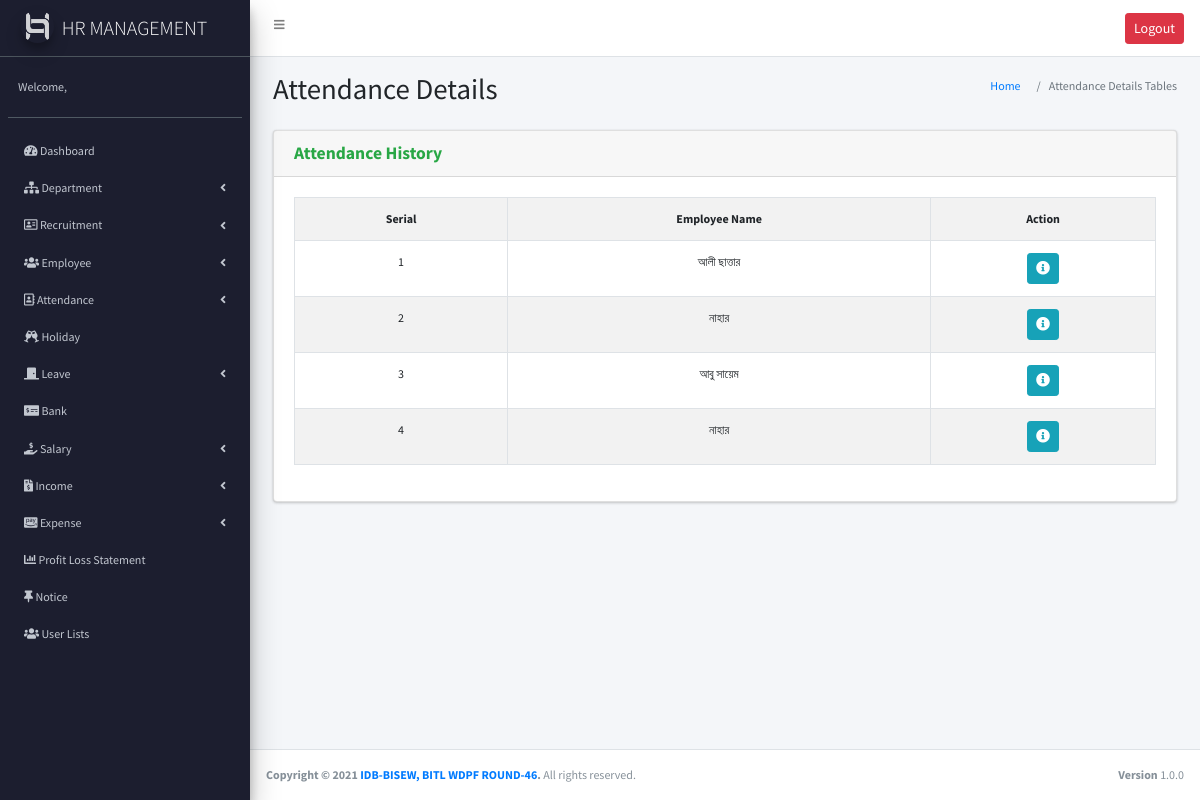
/atten_history.php (signed in), run on the app's committed database.
### tables this page shows
CREATE TABLE `employee` (
  `empID` int(11) NOT NULL,
  `dptID` int(11) NOT NULL,
  `name` varchar(255) NOT NULL,
  `email` varchar(255) NOT NULL,
  `phone` varchar(20) NOT NULL,
  `dob` date NOT NULL,
  `gender` enum('male','female') NOT NULL,
  `address` text NOT NULL,
  `photo` varchar(255) NOT NULL,
  `hire_date` date NOT NULL,
  `designation` varchar(50) NOT NULL,
  `basic_salary` decimal(10,2) NOT NULL,
  `password` text NOT NULL
);

### atten_history.php (the view)
<?php
require_once("header.php");
require_once("sidebar.php");
$att_data=$conn->query("SELECT * FROM employee");
 ?>
<section class="content-header">
  <div class="container-fluid">
    <div class="row mb-2">
      <div class="col-sm-6">
        <h1>Attendance Details</h1>
      </div>
      <div class="col-sm-6">
        <ol class="breadcrumb float-sm-right">
          <li class="breadcrumb-item"><a href="#">Home</a></li>
          <li class="breadcrumb-item active">Attendance Details Tables</li>
        </ol>
      </div>
    </div>
  </div>
</section>
<section class="content">
  <div class="container-fluid">
    <div class="row">
      <div class="col-md-12">
        <div class="card">
          <div class="card-header">
            <h3 class="card-title mb-0 text-green"><strong>Attendance History</strong></h3>
          </div>
          <div class="card-body">
                      <div class="panel-body">
                        <div class="table-responsive">
                          <table width="100%" class="table table-striped table-bordered table-hover" style="text-align:center">
                            <tbody>
                              <tr>
                                <th>Serial</th>
                                <th title="">Employee Name</th>
                                <th title="">Action</th>
                              </tr>
                              <?php
                                 $i=1;
                                 while ($value=$att_data->fetch_assoc()) { ?>
                                    <tr>
                                      <td> <?php echo $i++ ?></td>
                                      <td> <?php echo $value['name'] ?> </td>
                                      <td>
                                        <a title="See Details"  class=" btn btn-sm  btn-info " href="attendance_log.php?empid=<?php if( isset($value['empID'])) {echo $value['empID'];} ?>"><i class="fas fa-info-circle"></i></a>
                                      </td>
                                    </tr>
                              <?php
                                 }
                              ?>
                              </tbody></table>
                            </div>
                          </div>
                        </div>
                      </div>
                    </div>
                  </div>
                </div>
              </section>
              <?php require("footer.php"); ?>

### assets/css/style.css (style rules this page uses)
body { font-family: 'Source Sans Pro'; font-size: 12px; }

### data on the page
employee: name "আলী ছাত্তার"
employee: name "নাহার"
employee: name "আবু সায়েম"
employee: name "নাহার"
